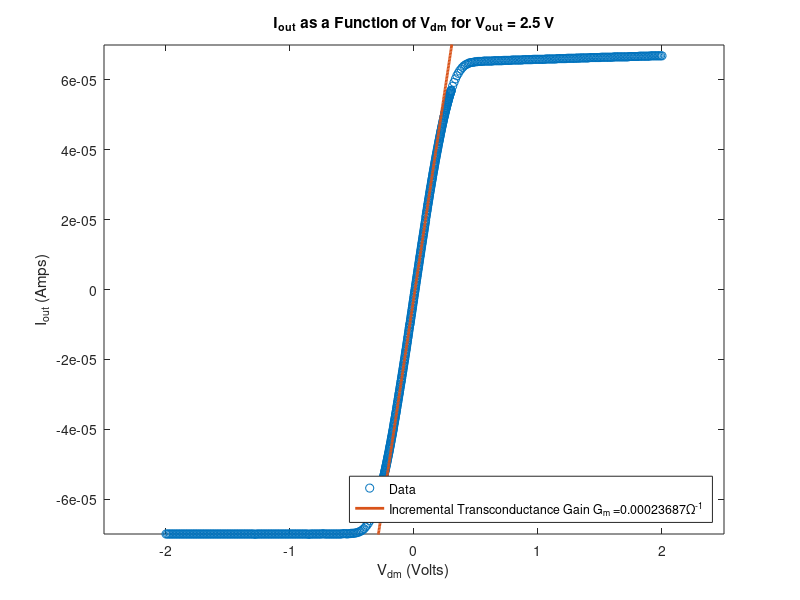

Recreate this plot in MATLAB.
%Exp2P3
load('Data/Exp2P3.mat');
coeffs = polyfit(Vdm(275:365),-Iout(275:365),1);
plot(Vdm,-Iout,'o'); hold on;
plot(Vdm, Vdm * coeffs(1) + coeffs(2), '-', 'LineWidth', 2);
xlim([-2.5 2.5]);
ylim([-7e-5 7e-5]);
xlabel('V_{dm} (Volts)');
ylabel('I_{out} (Amps)');
title('I_{out} as a Function of V_{dm} for V_{out} = 2.5 V');
legend('Data',strcat('Incremental Transconductance Gain G_m = ', num2str(coeffs(1)), '\Omega^{-1}'),'Location','SouthEast');
gm = coeffs(1);